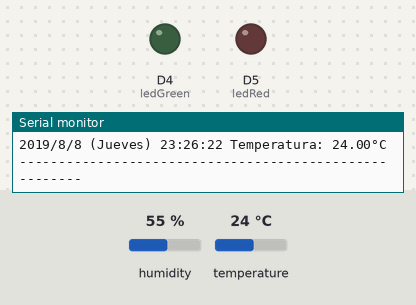
Bench run of a sketch on a simulated ESP8266 (NodeMCU). Shown: output pins drawn as LEDs (lit = HIGH), the last lines printed to the serial monitor. Dashed ring = blinking. The test bench sets the inputs (shaded band); at power-on: temperature 24 °C, humidity 55 %. The local clock reads 2024-03-15 10:24:30 at power-on unless the sketch sets it.

Above: at 4.1 s.
4.2 s: temperature set to 27 °C
At 6.82 s:
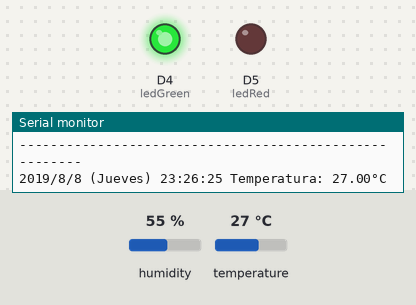
12.4 s: temperature set to 12 °C
At 16.3 s:
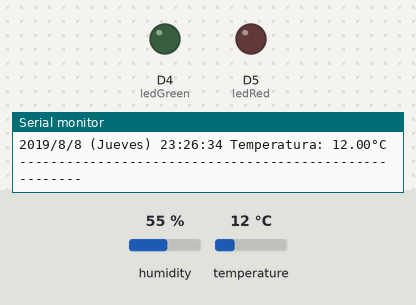
16.6 s: temperature set to 28 °C
At 18.89 s:
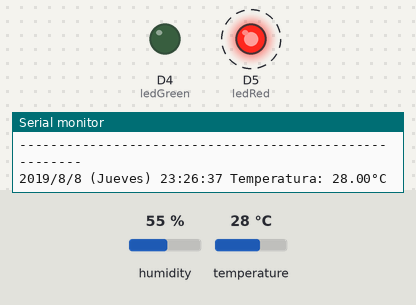
20.8 s: temperature set to 19 °C
At 24.2 s:
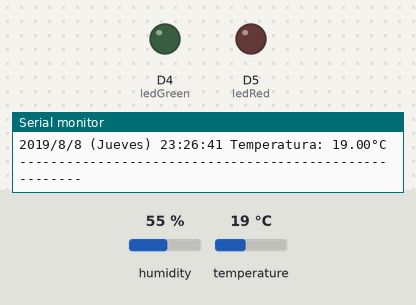
Timing chart, 0 to 26.0 s (numbered marks = the images above; inputs shaded):
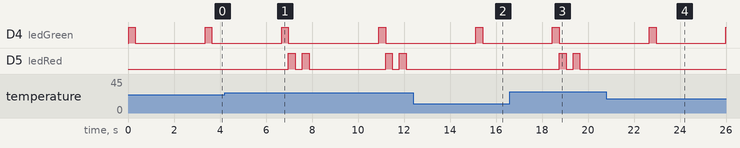

The sketch:

RTC_DHT11.ino
```cpp
////////COMUNICACION POR SERIAL MEDIANTE MODULO RTCDS3231////////
////////proyecto sensado temperatura en labo/////////
//////////////////////////////////////////////////////////////////


//Librerias del modulo DHT11
#include <SimpleDHT.h>

//Librerias del modulo RTC
#include <Wire.h>//Comunicacion I2C
#include "RTClib.h"//Libreria

//Declaramos el modulo DHT11
int pinDHT11 = D3;
SimpleDHT11 dht11(pinDHT11);

//Declaramos el led
int ledGreen = D4;
int ledRed = D5; //(Emergencia)


//Creamos nuestro objeto rtc
RTC_DS3231 rtc;

//Crearemos un vector para los dias de la semana
//[7 elementos->7 dias] [8 elementos->8 letras]
String diaSem [7] = {"Domingo", "Lunes", "Martes", "Miercoles", "Jueves", "Viernes", "Sabado"};

//Variables tiempo
int sg = 19;
int minu = 26;
int hs = 23;
int fecha = 8;
int mes = 8;
int an = 2019; //"año", problema con utf-08(lectura de "ñ")
String dia = " ";

void setup() {
  //Pasamos los pines del rtc
  Wire.begin(D1, D2); //SCL Y SDA
  Serial.begin(9600);//Vemos la hora en Moni Serial

  //Declaramos la salida del led
  pinMode(ledGreen, OUTPUT);
  pinMode(ledRed, OUTPUT);


  //Inicializamos nuestro rtc
  if (rtc.begin()) {
    //Si inicializa entonces ajustamos y grabamos  los horarios iniciales
    rtc.adjust(DateTime(an, mes, fecha, hs, minu, sg));
  } else {
    Serial.print("//////////////Error al iniciar el modulo RTC!!////////////////");
  }

}

void loop() {

  //Declaracion y Lectura del DHT11
  byte t = 0;
  byte h = 0;
  dht11.read(pinDHT11, &t, &h, NULL);

  //Lectura de hora
  DateTime lectura = rtc.now(); //Nos devuelve año, mes,hora,etc

  //Reescribimos en nuestras variables las lecturas en tiempo real
  an = lectura.year();
  mes = lectura.month();
  fecha = lectura.day();
  hs = lectura.hour();
  minu = lectura.minute();
  sg = lectura.second();
  dia = diaSem[lectura.dayOfTheWeek()]; //Al devolvernos un entero lo convertimos a String
  //dia = lectura.dayOfTheWeek();
  //Para visualizar en nuestro Serial
  Serial.print(an); Serial.print("/"); //Colocado de esta forma para eficiencia de visualizacion
  Serial.print(mes); Serial.print("/");
  Serial.print(fecha); Serial.print(" (");
  Serial.print(dia); Serial.print(") ");
  Serial.print(hs); Serial.print(":");
  Serial.print(minu); Serial.print(":");
  Serial.print(sg); Serial.print(" ");
  Serial.print("Temperatura: ");
  Serial.print((float)t);
  Serial.println("°C");
  if (t != 0) {
    digitalWrite(ledGreen, HIGH);
    delay(300);
    digitalWrite(ledGreen, LOW);
    if (t >= 26 ) {
      digitalWrite(ledRed, HIGH);
      delay(300);
      digitalWrite(ledRed, LOW);
      delay(300);
      digitalWrite(ledRed, HIGH);
      delay(300);
      digitalWrite(ledRed, LOW);
    }
  }

  Serial.println("-------------------------------------------------------");

  delay(3000);


}
```

Measured:
- the behaviour switches between 25 and 26 °C on temperature (found by bisection; images 0 and 1)
- after the input at 4.2 s, D4 (ledGreen): LOW → HIGH after 6.7 s, → LOW 0.30 s later; D5 (ledRed): LOW → HIGH after 2.8 s, → LOW 0.30 s later, → HIGH 0.30 s later, → LOW 0.30 s later, … (8 changes in this stretch)
- after the input at 12.4 s, D5 (ledRed): stops changing and stays LOW
- after the input at 16.6 s, D5 (ledRed): alternates HIGH for 0.30 s and LOW for 0.30 s, 4 changes in all, then stays LOW, starting after 2.1 s
- after the input at 20.8 s, D5 (ledRed): stops changing and stays LOW
- by itself, D4 (ledGreen): alternates HIGH for 0.30 s and LOW for 3.0 s
